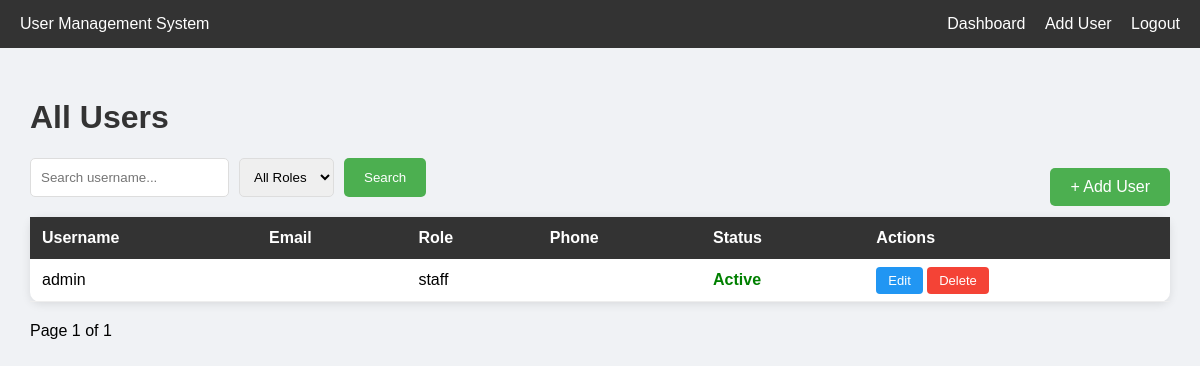
/users/ (signed in), run on an earlier commit of the app's database.
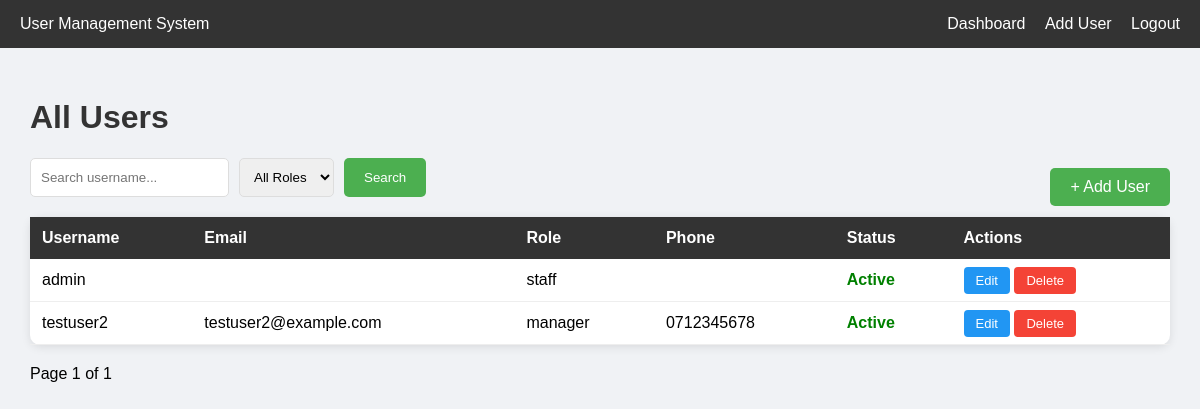
And on a later commit of the database.
### accounts/models.py (models this page shows, shortened)
class CustomUser(AbstractUser):
    ROLE_CHOICES = [
        ('admin', 'Admin'),
        ('manager', 'Manager'),
        ('staff', 'Staff'),
    ]
    role = models.CharField(max_length=20, choices=ROLE_CHOICES, default='staff')
    phone = models.CharField(max_length=15, blank=True)
    avatar = models.ImageField(upload_to='avatars/', blank=True, null=True)

### accounts/views.py (the view)
# urls.py: path('users/', views.user_list, name='user_list'),
@login_required
def user_list(request):
    query = request.GET.get('q', '')
    role = request.GET.get('role', '')
    users = CustomUser.objects.all()
    if query:
        users = users.filter(username__icontains=query)
    if role:
        users = users.filter(role=role)
    paginator = Paginator(users, 10)
    page = paginator.get_page(request.GET.get('page'))
    return render(request, 'accounts/user_list.html', {
        'page_obj': page,
        'query': query,
        'role': role
    })

### accounts/templates/accounts/user_list.html (shortened to what this page needs)
<!DOCTYPE html>
<html>
<head>
</head>
<body>
<div class="navbar">
    <span>User Management System</span>
    <div>
        <a href="{% url 'dashboard' %}">Dashboard</a>
        <a href="{% url 'user_create' %}">Add User</a>
        <a href="{% url 'user_logout' %}">Logout</a>
    </div>
</div>
<div class="container">
    <h1>All Users</h1>
    <div style="display:flex; justify-content:space-between; align-items:center;">
        <form method="GET" class="search-bar">
            <input type="text" name="q" placeholder="Search username..." value="{{ query }}">
            <select name="role">
                <option value="">All Roles</option>
            </select>
            <button type="submit">Search</button>
        </form>
        <a href="{% url 'user_create' %}" class="btn-add">+ Add User</a>
    </div>
    <table>
        <thead>
            <tr>
                <th>Username</th>
                <th>Email</th>
                <th>Role</th>
                <th>Phone</th>
                <th>Status</th>
                <th>Actions</th>
            </tr>
        </thead>
        <tbody>
            {% for user in page_obj %}
            <tr>
                <td>{{ user.username }}</td>
                <td>{{ user.email }}</td>
                <td>{{ user.role }}</td>
                <td>{{ user.phone }}</td>
                <td>
                    {% if user.is_active %}
                        <span class="active">Active</span>
                    {% else %}
                        <span class="inactive">Inactive</span>
                    {% endif %}
                </td>
                <td>
                    <a href="{% url 'user_update' user.pk %}" class="btn btn-edit">Edit</a>
                    <a href="{% url 'user_delete' user.pk %}" class="btn btn-delete">Delete</a>
                </td>
            </tr>
            {% empty %}
            <tr><td colspan="6" style="text-align:center;">No users found</td></tr>
            {% endfor %}
        </tbody>
    </table>
    <div class="pagination">
        <span>Page {{ page_obj.number }} of {{ page_obj.paginator.num_pages }}</span>
    </div>
</div>
</body>
</html>

### accounts/templates/accounts/user_list.html (style rules this page uses)
body { font-family: Arial; background: #f0f2f5; margin: 0; }
.navbar { background: #333; color: white; padding: 15px 20px; display: flex; justify-content: space-between; align-items: center; }
.navbar a { color: white; text-decoration: none; margin-left: 15px; }
.container { padding: 30px; }
h1 { color: #333; }
.search-bar { display: flex; gap: 10px; margin-bottom: 20px; }
.search-bar input, .search-bar select { padding: 10px; border: 1px solid #ddd; border-radius: 5px; }
.search-bar button { padding: 10px 20px; background: #4CAF50; color: white; border: none; border-radius: 5px; cursor: pointer; }
table { width: 100%; background: white; border-radius: 10px; box-shadow: 0 2px 10px rgba(0,0,0,0.1); border-collapse: collapse; }
th { background: #333; color: white; padding: 12px; text-align: left; }
td { padding: 12px; border-bottom: 1px solid #eee; }
.btn { padding: 6px 12px; border-radius: 4px; text-decoration: none; font-size: 13px; }
.btn-edit { background: #2196F3; color: white; }
.btn-delete { background: #f44336; color: white; }
.btn-add { background: #4CAF50; color: white; padding: 10px 20px; text-decoration: none; border-radius: 5px; }
.active { color: green; font-weight: bold; }
.pagination { margin-top: 20px; }

What changed in the data, as far as the page shows it:
added CustomUser: username "testuser2", email "testuser2@example.com", role "manager", phone "0712345678", is_active "Active"
